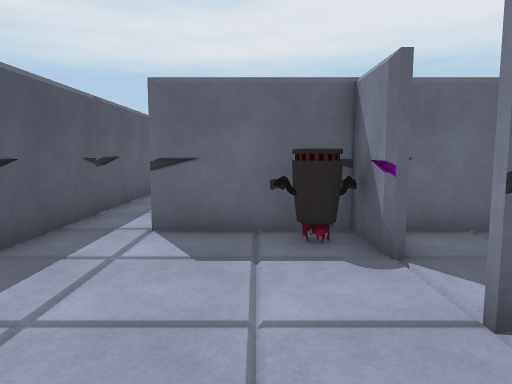
[1] (above)

24 first-person views from a walk through a Unity game level. The camera is 1.5 m above the floor, tilts 6° down and sees 70° across. The floor is counted in squares, 1 m on a side. Each view is taken from the middle of a square. On the plan, view 1 faces up. The plan holds only what a view shows up to about 16 squares ahead; the rest is blank. The place goes on beyond the plan. The player character is not drawn.

[2]
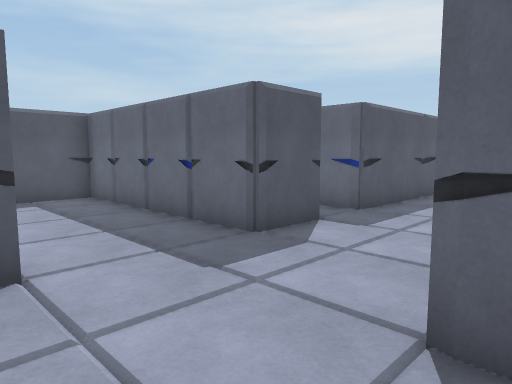

[3]
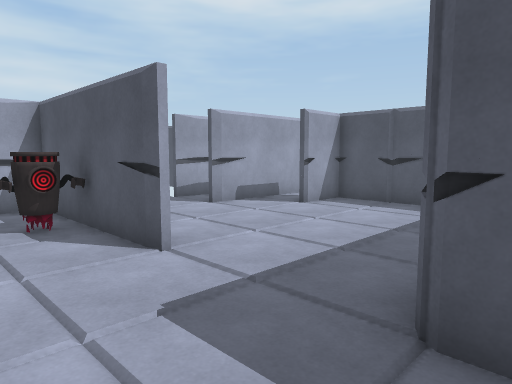

[4]
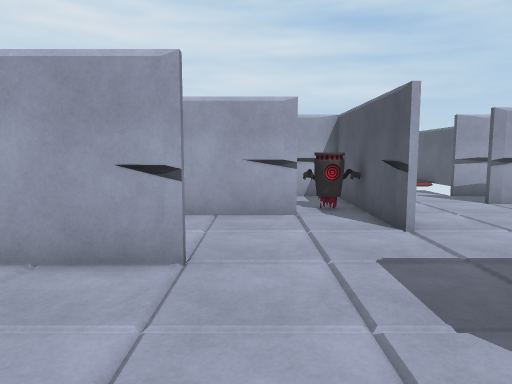

[5]
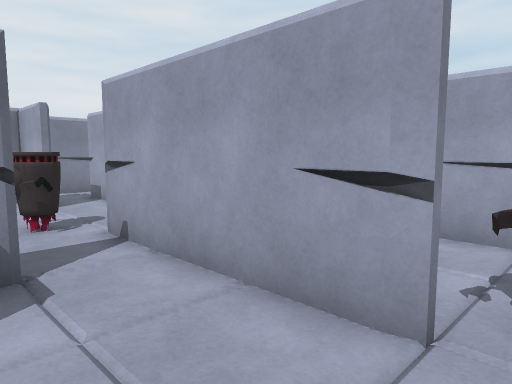

[6]
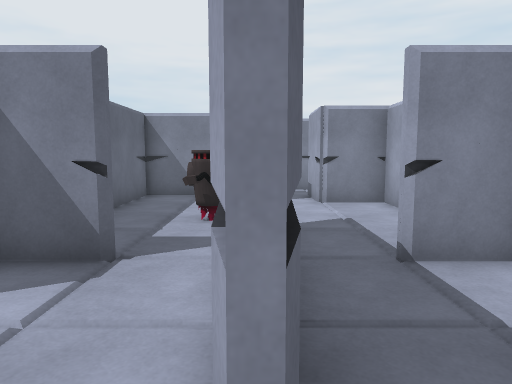

[7]
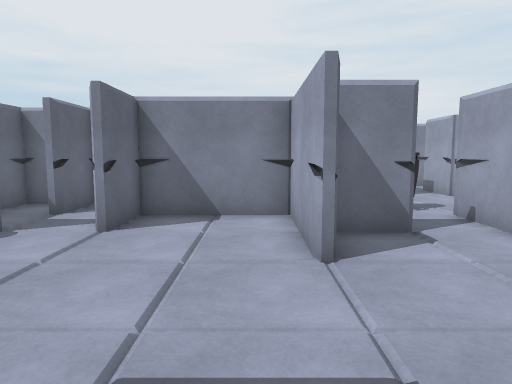

[8]
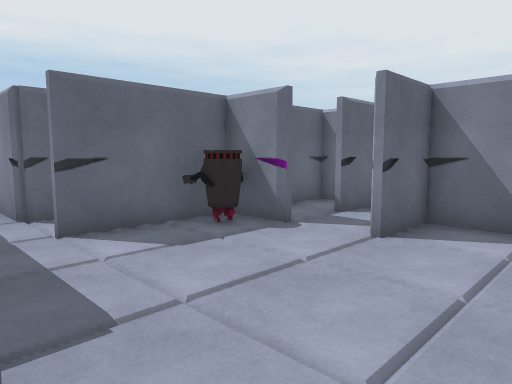

[9]
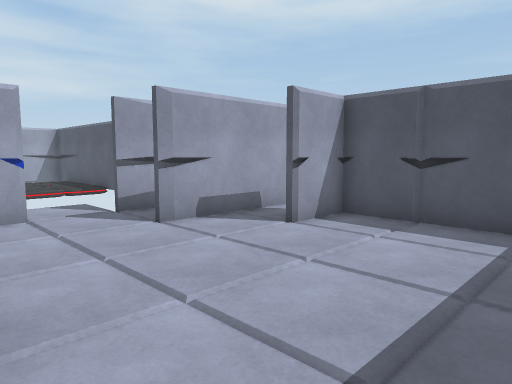

[10]
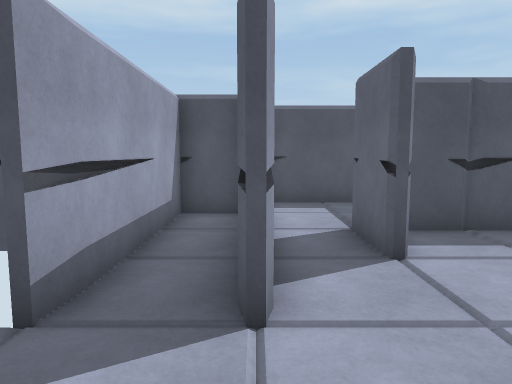

[11]
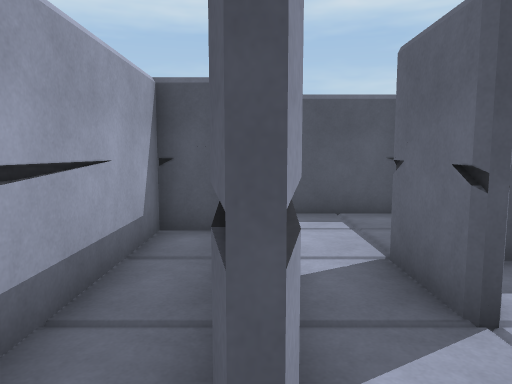

[12]
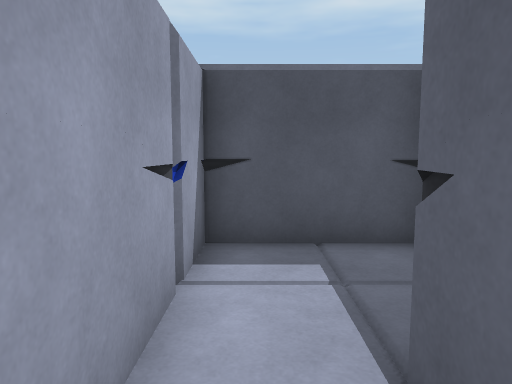

[13]
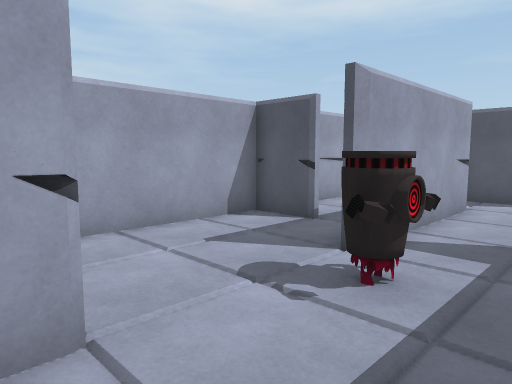

[14]
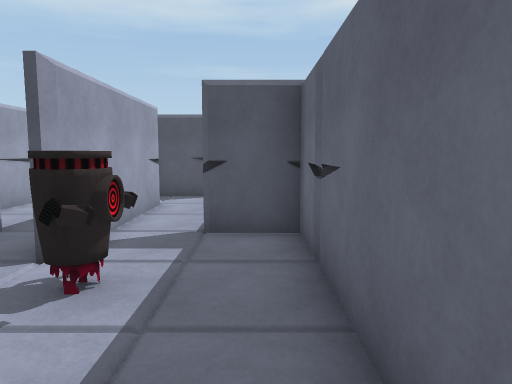

[15]
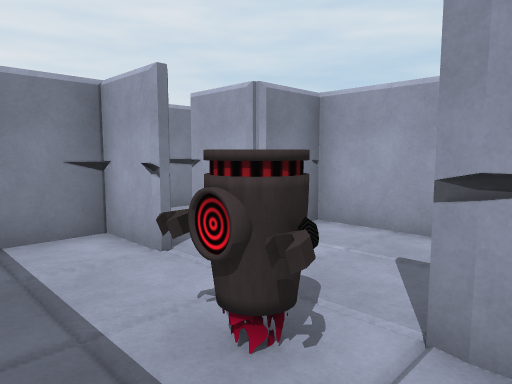

[16]
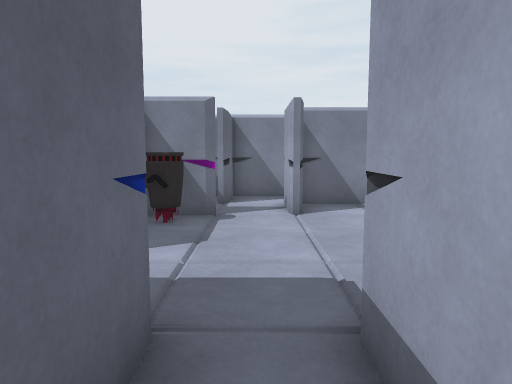

[17]
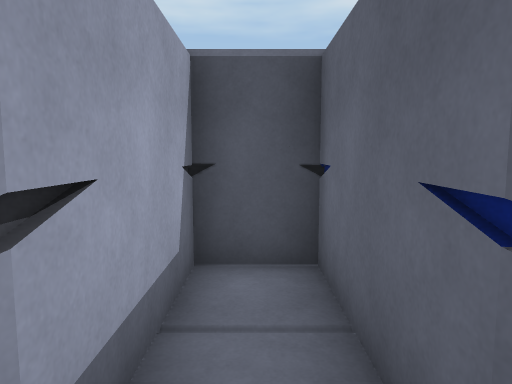

[18]
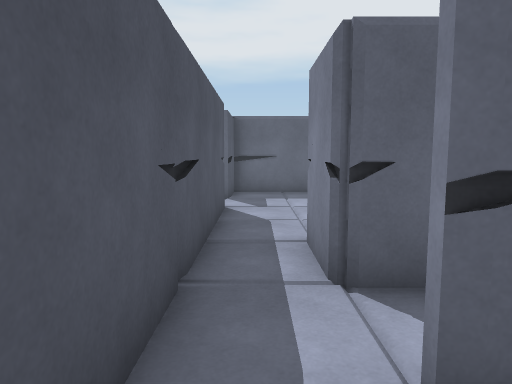

[19]
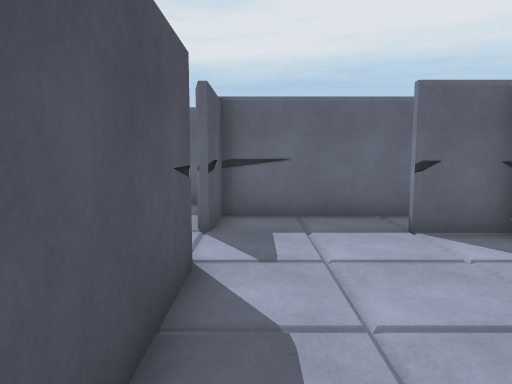

[20]
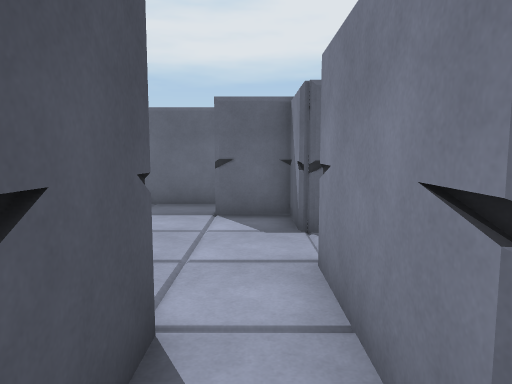

[21]
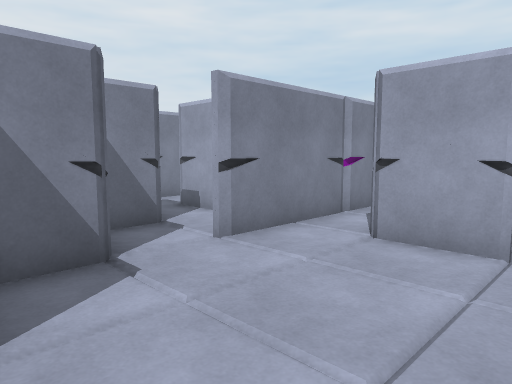

[22]
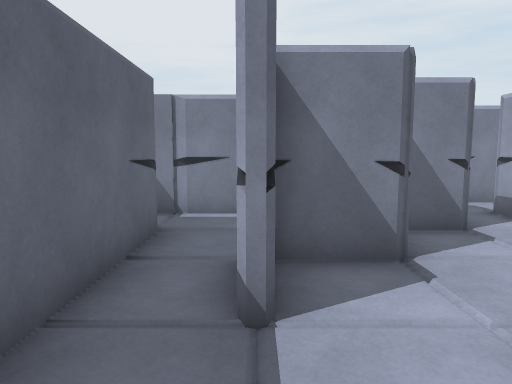

[23]
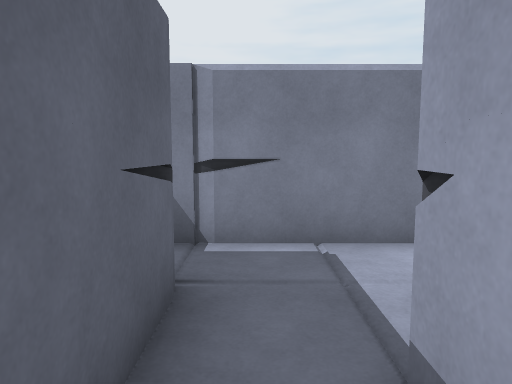

[24]
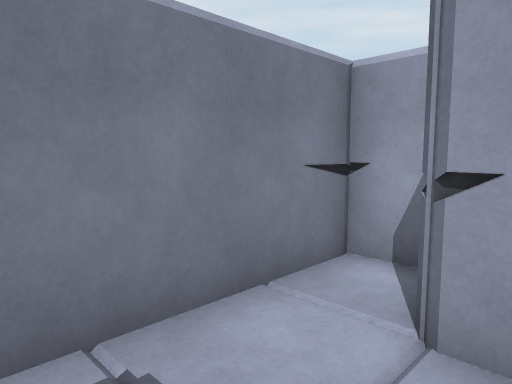

### Floor plan
Ten units are one square. View 1 is at (0, 0); x grows to the right and y downward. Boxes are objects, and circles mark ways between rooms. Rooms are numbered by the first view taken in them; rooms with no view inside come last. Other rooms are left out.
<svg viewBox="-163 -200 268 294">
<path fill="none" stroke="#000" d="M-39 29 -38 34M-38 29 -38 44M0 8 38 8 38 -28 20 -28M-21 48 6 48M-23 50 -16 48M6 12 0 12M18 30 18 15M-79 71 -84 72M-100 52 -120 52M21 -32 40 -32M-60 88 -55 88M18 -50 18 -68 -20 -68M-38 -75 -38 -48 -78 -48 -78 -32 -38 -32 -38 -8 -118 -8 -118 48 -100 48M-90 88 -80 89M-124 68 -80 68M58 -30 58 -48M60 -42 60 -48 40 -48M-138 72 -138 88 -80 88M58 -52 58 -68 28 -68M80 48 98 48 98 12 22 12 22 30M36 48 41 49M22 70 22 88 78 88 78 68 100 68M6 48 40 48M-16 52 -23 50M-32 88 -6 88M18 85 18 70M-40 89 -31 88M-38 44 -38 86M-38 -94 -39 -89M-20 -88 -20 -94M-11 -88 -22 -88 -22 -112M-38 -115 -38 -75M-38 -150 -38 -115M18 -150 18 -168 0 -168M10 -172 20 -172M-22 -112 2 -112 2 -90M25 -188 -38 -188 -38 -170M18 -75 18 -130M40 -188 25 -188M34 -152 40 -152M41 -189 35 -188M58 -186 59 -191M48 -132 58 -132 58 -195M-158 32 -158 68 -124 68M38 -130 38 -142"/>
<rect x="-5" y="-65" width="20" height="10" fill="#bbb"><title>other object</title></rect>
<rect x="35" y="35" width="30" height="10" fill="#bbb"><title>other object</title></rect>
<rect x="-35" y="55" width="20" height="10" fill="#bbb"><title>other object</title></rect>
<circle cx="15" cy="35" r="3" fill="#2a7"/>
<circle cx="-30" cy="50" r="3" fill="#2a7"/>
<circle cx="-25" cy="-70" r="3" fill="#2a7"/>
<circle cx="-130" cy="60" r="3" fill="#2a7"/>
<circle cx="20" cy="60" r="3" fill="#2a7"/>
<circle cx="-30" cy="-110" r="3" fill="#2a7"/>
<circle cx="-5" cy="-80" r="3" fill="#2a7"/>
<circle cx="15" cy="-180" r="3" fill="#2a7"/>
<circle cx="20" cy="-140" r="3" fill="#2a7"/>
<text x="-40" y="10">1</text>
<text x="60" y="50">2</text>
<text x="-10" y="70">3</text>
<text x="-30" y="-90">4</text>
<text x="-10" y="-150">5</text>
<text x="40" y="-170">6</text>
<text x="-140" y="50">7</text>
<text x="20" y="-140">8</text>
</svg>
Room 1 opens to room 2. Room 1 opens to room 3. Room 1 opens to room 4. Room 1 opens to room 7. Room 2 opens to room 3. Room 4 opens to room 5. Room 5 opens to room 6. Room 5 opens to room 8.

Where each view was taken, in squares from view 1:
view 1: 0 up, 0 right, facing up
view 2: 4 down, 1 right, facing up-left
view 3: 2 up, 1 left, facing down-left
view 4: 4 up, 1 left, facing down
view 5: 2 down, 3 left, facing down-right
view 6: 5 down, 3 left, facing right
view 7: 0 up, 5 left, facing right
view 8: 0 up, 4 left, facing up-right
view 9: 0 up, 4 left, facing down-left
view 10: 7 down, 5 left, facing left
view 11: 7 down, 7 left, facing left
view 12: 6 down, 10 left, facing left
view 13: 2 down, 9 right, facing down-left
view 14: 2 down, 9 right, facing left
view 15: 2 down, 3 right, facing down-right
view 16: 4 up, 7 left, facing right
view 17: 4 up, 3 left, facing left
view 18: 5 up, 3 left, facing up
view 19: 10 up, 3 left, facing up
view 20: 8 up, 1 right, facing up
view 21: 17 up, 3 left, facing down-right
view 22: 17 up, 3 left, facing right
view 23: 18 up, 0 right, facing right
view 24: 18 up, 3 right, facing down-right
